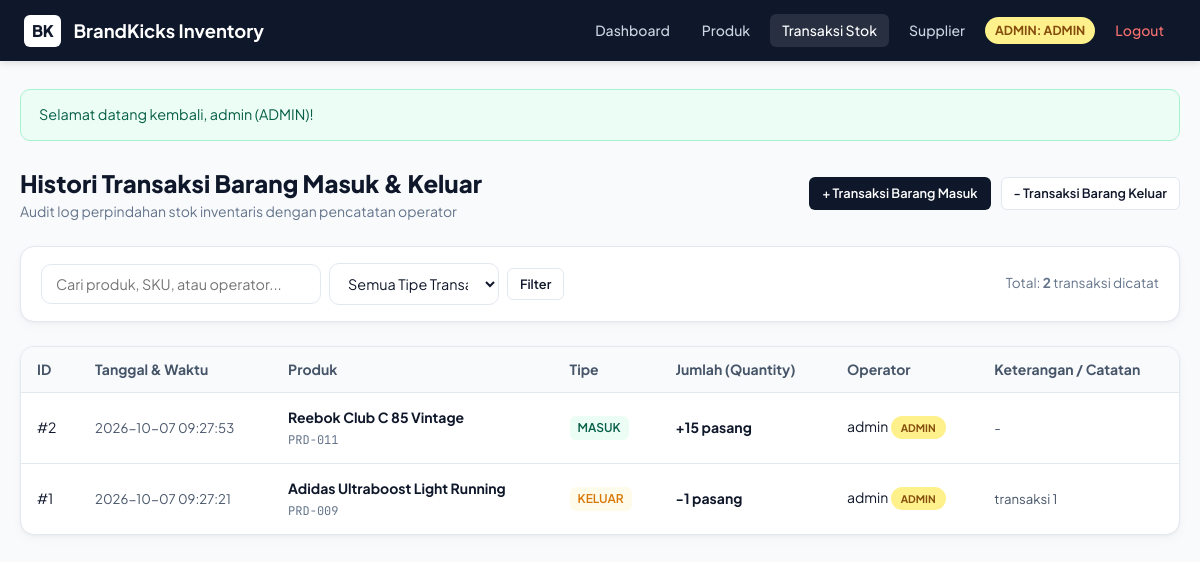
Screenshot of /stock/index.php (signed in) with the database file from the repository.
### tables this page shows
CREATE TABLE `stock_movements` (
  `id` bigint(20) unsigned NOT NULL AUTO_INCREMENT,
  `product_id` bigint(20) unsigned NOT NULL,
  `user_id` bigint(20) unsigned NOT NULL,
  `type` enum('in','out') NOT NULL,
  `quantity` int(11) NOT NULL,
  `notes` text DEFAULT NULL,
  `created_at` timestamp NULL DEFAULT NULL,
  `updated_at` timestamp NULL DEFAULT NULL,
  PRIMARY KEY (`id`),
  KEY `stock_movements_product_id_foreign` (`product_id`),
  KEY `stock_movements_user_id_foreign` (`user_id`),
  CONSTRAINT `stock_movements_product_id_foreign` FOREIGN KEY (`product_id`) REFERENCES `products` (`id`),
  CONSTRAINT `stock_movements_user_id_foreign` FOREIGN KEY (`user_id`) REFERENCES `users` (`id`),
  CONSTRAINT `chk_quantity` CHECK (`quantity` > 0)
);

CREATE TABLE `products` (
  `id` bigint(20) unsigned NOT NULL AUTO_INCREMENT,
  `sku` varchar(50) NOT NULL,
  `name` varchar(100) NOT NULL,
  `category_id` bigint(20) unsigned NOT NULL,
  `price` decimal(12,2) NOT NULL,
  `stock` int(11) NOT NULL DEFAULT 0,
  `image_path` varchar(255) DEFAULT NULL,
  `created_at` timestamp NULL DEFAULT NULL,
  `updated_at` timestamp NULL DEFAULT NULL,
  PRIMARY KEY (`id`),
  UNIQUE KEY `products_sku_unique` (`sku`),
  KEY `products_category_id_foreign` (`category_id`),
  CONSTRAINT `products_category_id_foreign` FOREIGN KEY (`category_id`) REFERENCES `categories` (`id`),
  CONSTRAINT `chk_price` CHECK (`price` >= 0),
  CONSTRAINT `chk_stock` CHECK (`stock` >= 0)
);

CREATE TABLE `users` (
  `id` bigint(20) unsigned NOT NULL AUTO_INCREMENT,
  `username` varchar(50) NOT NULL,
  `password` varchar(255) NOT NULL,
  `role` enum('admin','staff') NOT NULL DEFAULT 'staff',
  `remember_token` varchar(100) DEFAULT NULL,
  `created_at` timestamp NULL DEFAULT NULL,
  `updated_at` timestamp NULL DEFAULT NULL,
  PRIMARY KEY (`id`),
  UNIQUE KEY `users_username_unique` (`username`)
);

### helpers/escape.php (called while the page is built, shortened)
<?php
function e($string) {
    return htmlspecialchars((string)$string, ENT_QUOTES, 'UTF-8');
}

### public/stock/index.php (the view, shortened to what this page needs)
<?php
require_once __DIR__ . '/../../config/database.php';
require_once __DIR__ . '/../../helpers/escape.php';
$search = trim($_GET['q'] ?? '');
$limit = 10;
$page = max(1, (int)($_GET['page'] ?? 1));
$offset = ($page - 1) * $limit;
$where = "WHERE 1=1";
$params = [];
$countSql = "SELECT COUNT(*) FROM stock_movements sm
             JOIN products p ON sm.product_id = p.id
             JOIN users u ON sm.user_id = u.id
             $where";
$countStmt = $pdo->prepare($countSql);
$countStmt->execute($params);
$totalRecords = (int)$countStmt->fetchColumn();
$dataSql = "SELECT sm.*, p.name AS product_name, p.sku, u.username, u.role
            FROM stock_movements sm
            JOIN products p ON sm.product_id = p.id
            JOIN users u ON sm.user_id = u.id
            $where
            ORDER BY sm.id DESC
            LIMIT $limit OFFSET $offset";
$dataStmt = $pdo->prepare($dataSql);
$dataStmt->execute($params);
$movements = $dataStmt->fetchAll();
require_once __DIR__ . '/../../views/header.php';
?>
<div style="display: flex; justify-content: space-between; align-items: center; margin-bottom: 24px; flex-wrap: wrap; gap: 14px;">
    <div>
        <h1 style="font-size: 1.5rem; font-weight: 800; color: var(--text-primary);">Histori Transaksi Barang Masuk & Keluar</h1>
        <p style="font-size: 0.875rem; color: var(--text-muted);">Audit log perpindahan stok inventaris dengan pencatatan operator</p>
    </div>
    <div style="display: flex; gap: 10px;">
        <a href="/stock/in.php" class="btn btn-primary btn-sm">+ Transaksi Barang Masuk</a>
        <a href="/stock/out.php" class="btn btn-secondary btn-sm">- Transaksi Barang Keluar</a>
    </div>
</div>
<div class="toolbar-card">
    <form action="/stock/index.php" method="GET" class="search-filter-group">
        <input type="text" name="q" class="form-input" style="max-width: 280px;" placeholder="Cari produk, SKU, atau operator..." value="<?= e($search) ?>">
        <select name="type" class="form-select" style="max-width: 170px;" onchange="this.form.submit()">
            <option value="">Semua Tipe Transaksi</option>
        </select>
        <button type="submit" class="btn btn-secondary btn-sm">Filter</button>
    </form>
    <div style="font-size: 0.85rem; color: var(--text-muted);">
        Total: <strong><?= $totalRecords ?></strong> transaksi dicatat
    </div>
</div>
<div class="table-card">
    <table class="data-table">
        <thead>
            <tr>
                <th>ID</th>
                <th>Tanggal & Waktu</th>
                <th>Produk</th>
                <th>Tipe</th>
                <th>Jumlah (Quantity)</th>
                <th>Operator</th>
                <th>Keterangan / Catatan</th>
            </tr>
        </thead>
        <tbody>
            <?php if (empty($movements)): ?>
                <tr>
                    <td colspan="7" style="text-align: center; padding: 40px; color: var(--text-muted);">
                        Belum ada data pergerakan stok.
                    </td>
                </tr>
            <?php else: ?>
                <?php foreach ($movements as $m): ?>
                    <tr>
                        <td>#<?= (int)$m['id'] ?></td>
                        <td style="font-size: 0.825rem; color: var(--text-secondary); white-space: nowrap;">
                            <?= e($m['created_at']) ?>
                        </td>
                        <td>
                            <strong><?= e($m['product_name']) ?></strong><br>
                            <code style="font-family: var(--font-mono); font-size: 0.75rem; color: var(--text-muted);"><?= e($m['sku']) ?></code>
                        </td>
                        <td>
                            <span class="badge <?= $m['type'] === 'in' ? 'badge-in' : 'badge-out' ?>">
                                <?= $m['type'] === 'in' ? 'MASUK' : 'KELUAR' ?>
                            </span>
                        </td>
                        <td style="font-weight: 700;">
                            <?= $m['type'] === 'in' ? '+' : '-' ?><?= (int)$m['quantity'] ?> pasang
                        </td>
                        <td>
                            <?= e($m['username']) ?>
                            <span class="user-badge <?= $m['role'] === 'admin' ? 'role-admin' : 'role-staff' ?>" style="font-size: 0.65rem;">
                                <?= e($m['role']) ?>
                            </span>
                        </td>
                        <td style="font-size: 0.825rem; color: var(--text-secondary);">
                            <?= e($m['notes'] ?: '-') ?>
                        </td>
                    </tr>
                <?php endforeach; ?>
            <?php endif; ?>
        </tbody>
    </table>
</div>
<?php require_once __DIR__ . '/../../views/footer.php'; ?>

### public/assets/style.css (style rules this page uses)
:root { --bg-page: #f8fafc; --bg-card: #ffffff; --bg-surface: #f1f5f9; --text-primary: #0f172a; --text-secondary: #475569; --text-muted: #64748b; --border: #e2e8f0; --border-hover: #cbd5e1; --accent: #0f172a; --accent-hover: #1e293b; --brand-emerald: #059669; --brand-emerald-soft: #ecfdf5; --brand-amber: #d97706; --brand-amber-soft: #fffbeb; --danger: #dc2626; --danger-soft: #fef2f2; --info-soft: #eff6ff; --info: #2563eb; --radius-sm: 6px; --radius-md: 10px; --radius-lg: 14px; --font-main: 'Plus Jakarta Sans', system-ui, -apple-system, sans-serif; --font-mono: 'JetBrains Mono', monospace; --shadow-card: 0 1px 3px rgba(0,0,0,0.04), 0 4px 12px rgba(0,0,0,0.03); --shadow-hover: 0 10px 24px -4px rgba(15,23,42,0.08); }
* { box-sizing: border-box; margin: 0; padding: 0; }
body { font-family: var(--font-main); background-color: var(--bg-page); color: var(--text-primary); line-height: 1.5; -webkit-font-smoothing: antialiased; min-height: 100vh; display: flex; flex-direction: column; }
.user-badge { display: inline-flex; align-items: center; gap: 6px; padding: 4px 10px; border-radius: 20px; font-size: 0.775rem; font-weight: 700; text-transform: uppercase; }
.role-admin { background: #fef08a; color: #854d0e; }
.table-card { background: var(--bg-card); border: 1px solid var(--border); border-radius: var(--radius-lg); overflow: hidden; box-shadow: var(--shadow-card); margin-bottom: 24px; }
.data-table { width: 100%; border-collapse: collapse; font-size: 0.875rem; text-align: left; }
.data-table th { background: #f8fafc; padding: 12px 16px; font-weight: 700; color: var(--text-secondary); border-bottom: 1px solid var(--border); white-space: nowrap; }
.data-table td { padding: 14px 16px; border-bottom: 1px solid var(--border); color: var(--text-primary); vertical-align: middle; }
.data-table tr:last-child td { border-bottom: none; }
.btn { display: inline-flex; align-items: center; justify-content: center; padding: 10px 18px; font-size: 0.875rem; font-weight: 600; font-family: inherit; border-radius: var(--radius-md); border: 1px solid transparent; cursor: pointer; text-decoration: none; transition: all 0.15s ease; white-space: nowrap; min-height: 40px; }
.btn-primary { background-color: var(--accent); color: #ffffff; }
.btn-secondary { background-color: #ffffff; color: var(--text-primary); border-color: var(--border); }
.btn-sm { padding: 6px 12px; font-size: 0.8rem; min-height: 32px; border-radius: var(--radius-sm); }
.form-input, .form-select, .form-textarea { width: 100%; padding: 10px 14px; font-size: 0.9rem; font-family: inherit; border: 1px solid var(--border); border-radius: var(--radius-md); background: #ffffff; color: var(--text-primary); outline: none; }
.toolbar-card { background: var(--bg-card); border: 1px solid var(--border); border-radius: var(--radius-lg); padding: 16px 20px; margin-bottom: 24px; display: flex; justify-content: space-between; align-items: center; flex-wrap: wrap; gap: 14px; box-shadow: var(--shadow-card); }
.search-filter-group { display: flex; align-items: center; gap: 8px; flex-wrap: wrap; flex: 1; }
.badge { display: inline-block; padding: 3px 8px; font-size: 0.75rem; font-weight: 600; border-radius: var(--radius-sm); }
.badge-in { background: var(--brand-emerald-soft); color: #065f46; }
.badge-out { background: var(--brand-amber-soft); color: var(--brand-amber); }

### rows the page displays
stock_movements: id "2", created_at "2026-10-07 09:27:53", product.name "Reebok Club C 85 Vintage", product.sku "PRD-011", type "MASUK", quantity "15", user.username "admin", user.role "ADMIN", notes "-"
stock_movements: id "1", created_at "2026-10-07 09:27:21", product.name "Adidas Ultraboost Light Running", product.sku "PRD-009", type "KELUAR", quantity "1", user.username "admin", user.role "ADMIN", notes "transaksi 1"

### other values shown
$user['role'] "ADMIN"
$user['username'] "ADMIN"
$_SESSION['flash_success'] "Selamat datang kembali, admin (ADMIN)!"
$totalRecords "2"
